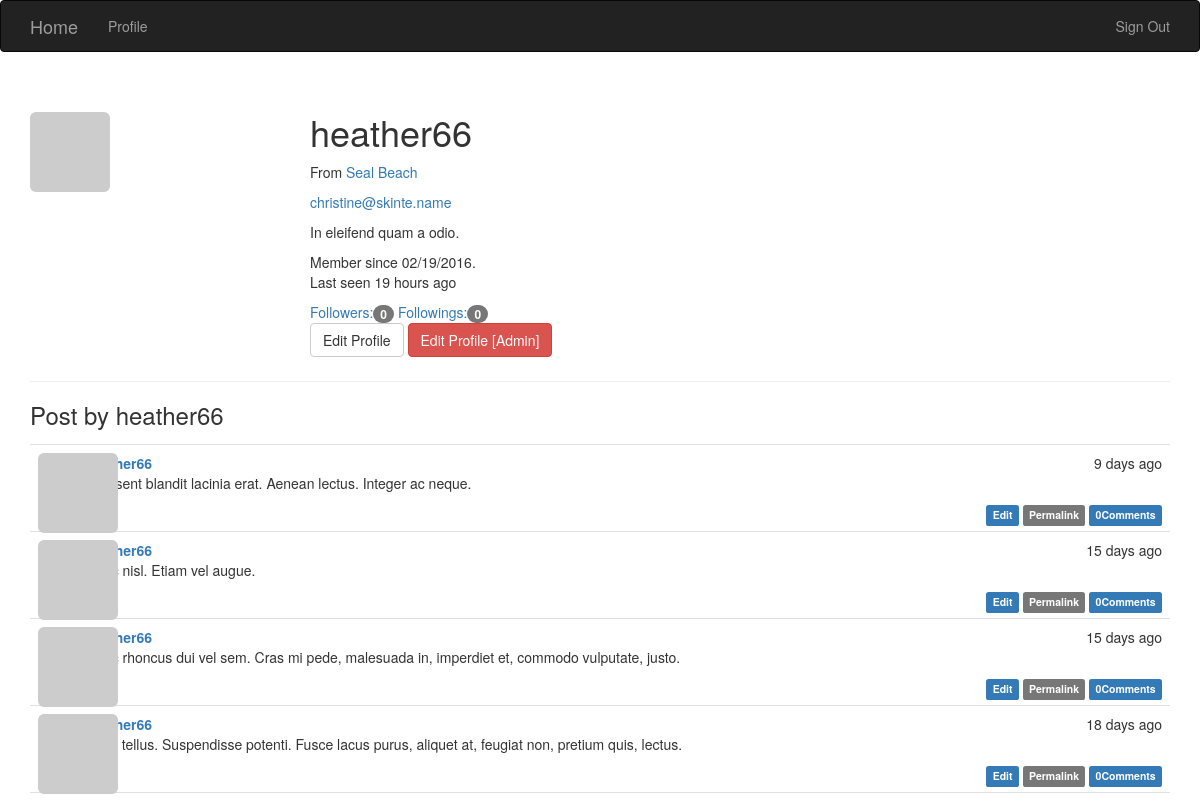
/user/heather66 (signed in), run on the app's committed database.
### flasky.py (models this page shows, shortened)
class User(UserMixin, db.Model):
    __tablename__ = 'users'
    id = db.Column(db.Integer, primary_key=True)
    email = db.Column(db.String(64), unique=True, index=True)
    username = db.Column(db.String(64), unique=True)
    password_hash = db.Column(db.String(128))
    role_id = db.Column(db.Integer, db.ForeignKey('roles.id'))
    confirmed = db.Column(db.Boolean, default=False)
    location = db.Column(db.String(64))
    about_me = db.Column(db.Text())
    member_since = db.Column(db.DateTime(), default=datetime.utcnow)
    last_seen = db.Column(db.DateTime(), default=datetime.utcnow)
    avatar_hash = db.Column(db.String(32))#email md5
    posts = db.relationship('Post', backref='author', lazy='dynamic')
    followed = db.relationship('Follow',
                               foreign_keys=[Follow.follower_id],
                               backref=db.backref('follower', lazy='joined'),
                               lazy='dynamic',
                               cascade='all, delete-orphan')
    followers = db.relationship('Follow', foreign_keys=[Follow.followed_id],
                                backref=db.backref('followed', lazy='joined'),
                                lazy='dynamic',
                                cascade='all, delete-orphan')
    comments = db.relationship('Comment', backref='author', lazy='dynamic')
    @property
    def password(self):
        raise AttributeError('password is not a readable attribute')
    def can(self, permissions):
        return self.role is not None and (self.role.permissions & permissions) == permissions
    def gravatar(self, size=100, default='identicon', rating='g'):
        if request.is_secure:
            url = 'https://secure.gravatar.com/avatar'
        else:
            url = 'https://www.gravatar.com/avatar'
        hash = hashlib.md5(self.email.encode('utf-8')).hexdigest()
        return '{url}/{hash}?s={size}&d={default}&r={rating}'.format(
            url=url, hash=hash, size=size, default=default, rating=rating)

class Post(db.Model):
    __tablename__ = 'posts'
    id = db.Column(db.Integer, primary_key=True)
    body = db.Column(db.Text)
    timestamp = db.Column(db.DateTime, index=True, default=datetime.utcnow)
    author_id = db.Column(db.Integer, db.ForeignKey('users.id'))
    body_html = db.Column(db.Text)
    comments = db.relationship('Comment', backref='post', lazy='dynamic')

### flasky.py (the view)
@app.route('/user/<username>')
def user(username):
    user = User.query.filter_by(username=username).first_or_404()
    posts = user.posts.order_by(Post.timestamp.desc()).all()
    return render_template('user.html', user=user, posts=posts)

### flasky.py (called while the page is built)
@login_manager.user_loader
def load_user(user_id):
    return User.query.get(user_id)

@app.context_processor
def inject_permissions():
    return dict(Permission=Permission)

### templates/user.html (shortened to what this page needs)
{% extends "base.html" %}
{% block page_content %}
<div class="page-header">
    <img class="img-rounded profile-thumbnail" src="{{ user.gravatar(size=256) }}"
        xmlns="http://www.w3.org/1999/html">
    <div class="profile-header">
        <h1>{{ user.username }}</h1>
        <p>
            {% if user.location  %}
            From <a href="http://maps.google.com/?q={{ user.location }}">{{ user.location }}</a>
            {% endif %}
        </p>
        {% if current_user.is_administrator %}
        <p><a href="mailto:{{ user.email }}">{{ user.email }}</a></p>
        {% endif %}
        {% if user.about_me %}<p>{{ user.about_me }}</p>{% endif %}
        <p>
        Member since {{ moment(user.member_since).format('L') }}.<br/>
        Last seen {{ moment(user.last_seen).fromNow() }}
        </p>
        <a href="{{ url_for('followers', username=user.username) }}">
            Followers:<span class="badge">{{ user.followers.count() - 1 }}</span>
        </a>
        <a href="{{ url_for('followings', username=user.username) }}">
            Followings:<span class="badge">{{ user.followed.count() - 1 }}</span>
        </a>
        <p>
            {% if user == current_user %}
            <a class="btn btn-default" href="{{ url_for('edit_profile') }}">
                Edit Profile
            </a>
            {% endif %}
            {% if current_user.is_administrator %}
                <a class="btn btn-danger" href="{{ url_for('edit_profile_admin', id=user.id) }}">
                Edit Profile [Admin]
                </a>
            {% endif %}
        </p>
    </div>
 </div>
<h3>Post by {{ user.username }}</h3>
{% include "_posts.html" %}
{% endblock %}

### templates/_posts.html
<ul class="posts">
    {% for post in posts %}
    <li class="post">
        <div class="post-thumbnail">
            <a href="{{ url_for('user', username=post.author.username) }}">
                <img class="img-rounded profile-thumbnail"
                src="{{ post.author.gravatar(size=40) }}">
            </a>
        </div>
        <div class="post-content">
            <div class="post-date">{{ moment(post.timestamp).fromNow() }}</div>
            <div class="post-author">
                <a href="{{ url_for('user', username=post.author.username) }}">
                    {{ post.author.username }}
                </a>
            </div>
            <div class="post-body">
                {% if post.body_html %}
                    {{ post.body_html | safe }}
                {% else %}
                    {{ post.body }}
                {% endif %}
            </div>
            <div class="post-footer">
                {% if current_user == post.author %}
                <a href="{{ url_for('edit', id=post.id) }}">
                    <span class="label label-primary">Edit</span>
                </a>
                {% elif current_user.is_authenticated and current_user.is_administrator %}
                <a href="{{ url_for('edit', id=post.id) }}">
                    <span class="label label-danger">Edit[Admin]</span>
                </a>
                {% endif %}
                <a href="{{ url_for('post', id=post.id) }}">
                    <span class="label label-default">Permalink</span>
                </a>
                <a href="{{ url_for('post', id=post.id) }}#comments">
                    <span class="label label-primary">
                        {{ post.comments.count() }}Comments
                    </span>
                </a>
            </div>
        </div>
    </li>
    {% endfor %}
</ul>

### static/styles.css (style rules this page uses)
.profile-thumbnail { position: absolute; }
.profile-header { min-height: 260px; margin-left: 280px; }
ul.posts { list-style-type: none; padding: 0px; margin: 16px 0px 0px 0px; border-top: 1px solid #e0e0e0; }
ul.posts li.post { padding: 8px; border-bottom: 1px solid #e0e0e0; }
div.post-date { float: right; }
div.post-author { font-weight: bold; }
div.post-thumbnail { position: absolute; }
div.post-content { margin-left: 48px; min-height: 48px; }
div.post-footer { text-align: right; }

### data on the page
User: username "heather66", location "Seal Beach", email "christine@skinte.name", about_me "In eleifend quam a odio.", member_since "02/19/2016", last_seen "19 hours ago"
Post: timestamp "9 days ago", author.username "heather66", body_html "Praesent blandit lacinia erat. Aenean lectus. Integer ac neque.", comments.count "0"
Post: timestamp "15 days ago", author.username "heather66", body_html "Nunc nisl. Etiam vel augue.", comments.count "0"
Post: timestamp "15 days ago", author.username "heather66", body_html "Nunc rhoncus dui vel sem. Cras mi pede, malesuada in, imperdiet et, commodo vulputate, justo.", comments.count "0"
Post: timestamp "18 days ago", author.username "heather66", body_html "Nulla tellus. Suspendisse potenti. Fusce lacus purus, aliquet at, feugiat non, pretium quis, lectus.", comments.count "0"

### other printed values
{{ user.followers.count() - 1 }} "0"
{{ user.followed.count() - 1 }} "0"
